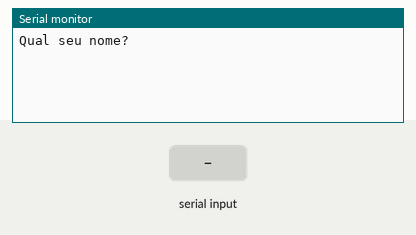
Simulated run of this sketch. Board: Arduino Uno, built with avr-gcc and run on an emulated ATmega328P. On the bench: the last lines printed to the serial monitor. The test bench sets the inputs (shaded band).

Above: at 1.2 s.
1.3 s: "90,45\n" received over Serial
At 3.5 s:
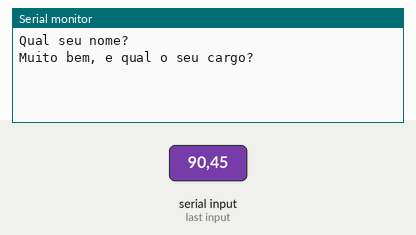
3.8 s: "30,150\n" received over Serial
At 5.6 s:
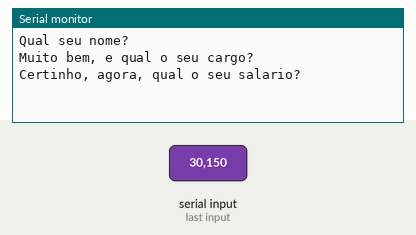
6.3 s: "5\n" received over Serial
At 7.8 s:
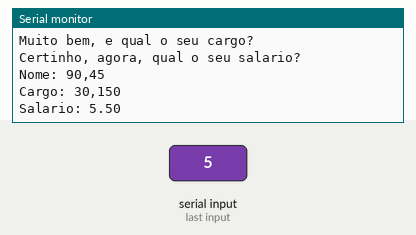

Measured:
- after the input at 1.3 s, the serial monitor: prints a new line after 1.0 s (image 1)
- after the input at 3.8 s, the serial monitor: prints a new line after 1.0 s (image 2)
- after the input at 6.3 s, the serial monitor: prints a new line at once (image 3)

The sketch:

ex_08_07_051.ino
```cpp
/*Um programa que receba o nome, cargo e salário de um funcionário.
Se o funcionário ganhar abaixo de 1000 reais, calcule o salário
acrescido de 10%. Ao final exiba o nome, o cargo e o salário
desse funcionário.*/

//Váriaveis
float salario, salario2;
String nome, cargo;
void setup()
{
  Serial.begin(9600);
}

void loop()
{
  //entrada
  Serial.println("Qual seu nome?");
  while(!Serial.available());
  nome = Serial.readString();

   Serial.println("Muito bem, e qual o seu cargo?");
  while(!Serial.available());
  cargo = Serial.readString();

  Serial.println("Certinho, agora, qual o seu salario?");
  while(!Serial.available());
  salario = Serial.parseInt();

  //processamento
                    //calcular o aumento
  if(salario<1000){
    salario = salario + (salario *0.10);
  }

  //saida

   Serial.println("Nome: " + nome);
   Serial.println("Cargo: " + cargo);
   Serial.println("Salario: " + String(salario));
   Serial.println();

  delay(2000);
}
```
